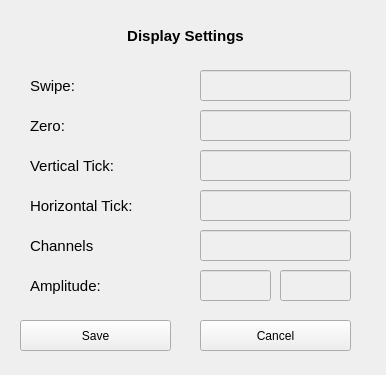
<?xml version="1.0" encoding="UTF-8"?>
<ui version="4.0">
 <class>DisplaySettingsWindow</class>
 <widget class="QMainWindow" name="DisplaySettingsWindow">
  <property name="geometry">
   <rect>
    <x>0</x>
    <y>0</y>
    <width>386</width>
    <height>375</height>
   </rect>
  </property>
  <property name="sizePolicy">
   <sizepolicy hsizetype="Fixed" vsizetype="Fixed">
    <horstretch>0</horstretch>
    <verstretch>0</verstretch>
   </sizepolicy>
  </property>
  <property name="cursor">
   <cursorShape>ArrowCursor</cursorShape>
  </property>
  <property name="windowTitle">
   <string>Settings</string>
  </property>
  <widget class="QWidget" name="centralwidget">
   <widget class="QLabel" name="label_11">
    <property name="geometry">
     <rect>
      <x>30</x>
      <y>110</y>
      <width>151</width>
      <height>31</height>
     </rect>
    </property>
    <property name="font">
     <font>
      <pointsize>11</pointsize>
     </font>
    </property>
    <property name="text">
     <string>Zero:</string>
    </property>
   </widget>
   <widget class="QLabel" name="label_17">
    <property name="geometry">
     <rect>
      <x>120</x>
      <y>20</y>
      <width>131</width>
      <height>31</height>
     </rect>
    </property>
    <property name="font">
     <font>
      <pointsize>11</pointsize>
      <weight>75</weight>
      <bold>true</bold>
     </font>
    </property>
    <property name="text">
     <string>Display Settings</string>
    </property>
    <property name="alignment">
     <set>Qt::AlignCenter</set>
    </property>
   </widget>
   <widget class="QLineEdit" name="input_zero">
    <property name="enabled">
     <bool>false</bool>
    </property>
    <property name="geometry">
     <rect>
      <x>200</x>
      <y>110</y>
      <width>151</width>
      <height>31</height>
     </rect>
    </property>
    <property name="readOnly">
     <bool>false</bool>
    </property>
   </widget>
   <widget class="QLineEdit" name="input_swipe">
    <property name="enabled">
     <bool>false</bool>
    </property>
    <property name="geometry">
     <rect>
      <x>200</x>
      <y>70</y>
      <width>151</width>
      <height>31</height>
     </rect>
    </property>
   </widget>
   <widget class="QLabel" name="label_13">
    <property name="geometry">
     <rect>
      <x>30</x>
      <y>70</y>
      <width>141</width>
      <height>31</height>
     </rect>
    </property>
    <property name="font">
     <font>
      <pointsize>11</pointsize>
     </font>
    </property>
    <property name="text">
     <string>Swipe:</string>
    </property>
   </widget>
   <widget class="QLineEdit" name="input_ampS">
    <property name="enabled">
     <bool>false</bool>
    </property>
    <property name="geometry">
     <rect>
      <x>200</x>
      <y>270</y>
      <width>71</width>
      <height>31</height>
     </rect>
    </property>
    <property name="text">
     <string/>
    </property>
   </widget>
   <widget class="QLabel" name="label_12">
    <property name="geometry">
     <rect>
      <x>30</x>
      <y>190</y>
      <width>141</width>
      <height>31</height>
     </rect>
    </property>
    <property name="font">
     <font>
      <pointsize>11</pointsize>
     </font>
    </property>
    <property name="text">
     <string>Horizontal Tick:</string>
    </property>
   </widget>
   <widget class="QLabel" name="label_14">
    <property name="geometry">
     <rect>
      <x>30</x>
      <y>270</y>
      <width>141</width>
      <height>31</height>
     </rect>
    </property>
    <property name="font">
     <font>
      <pointsize>11</pointsize>
     </font>
    </property>
    <property name="text">
     <string>Amplitude:</string>
    </property>
   </widget>
   <widget class="QLineEdit" name="input_ampE">
    <property name="enabled">
     <bool>false</bool>
    </property>
    <property name="geometry">
     <rect>
      <x>280</x>
      <y>270</y>
      <width>71</width>
      <height>31</height>
     </rect>
    </property>
    <property name="inputMask">
     <string/>
    </property>
    <property name="text">
     <string/>
    </property>
   </widget>
   <widget class="QPushButton" name="button_save">
    <property name="geometry">
     <rect>
      <x>20</x>
      <y>320</y>
      <width>151</width>
      <height>31</height>
     </rect>
    </property>
    <property name="text">
     <string>Save</string>
    </property>
   </widget>
   <widget class="QPushButton" name="button_cancel">
    <property name="geometry">
     <rect>
      <x>200</x>
      <y>320</y>
      <width>151</width>
      <height>31</height>
     </rect>
    </property>
    <property name="text">
     <string>Cancel</string>
    </property>
   </widget>
   <widget class="QLineEdit" name="input_htick">
    <property name="enabled">
     <bool>false</bool>
    </property>
    <property name="geometry">
     <rect>
      <x>200</x>
      <y>190</y>
      <width>151</width>
      <height>31</height>
     </rect>
    </property>
   </widget>
   <widget class="QLabel" name="label_15">
    <property name="geometry">
     <rect>
      <x>30</x>
      <y>150</y>
      <width>141</width>
      <height>31</height>
     </rect>
    </property>
    <property name="font">
     <font>
      <pointsize>11</pointsize>
     </font>
    </property>
    <property name="text">
     <string>Vertical Tick:</string>
    </property>
   </widget>
   <widget class="QLineEdit" name="input_vtick">
    <property name="enabled">
     <bool>false</bool>
    </property>
    <property name="geometry">
     <rect>
      <x>200</x>
      <y>150</y>
      <width>151</width>
      <height>31</height>
     </rect>
    </property>
   </widget>
   <widget class="QLabel" name="label_16">
    <property name="geometry">
     <rect>
      <x>30</x>
      <y>230</y>
      <width>141</width>
      <height>31</height>
     </rect>
    </property>
    <property name="font">
     <font>
      <pointsize>11</pointsize>
     </font>
    </property>
    <property name="text">
     <string>Channels</string>
    </property>
   </widget>
   <widget class="QLineEdit" name="input_ch">
    <property name="enabled">
     <bool>false</bool>
    </property>
    <property name="geometry">
     <rect>
      <x>200</x>
      <y>230</y>
      <width>151</width>
      <height>31</height>
     </rect>
    </property>
   </widget>
  </widget>
 </widget>
 <resources/>
 <connections/>
</ui>
